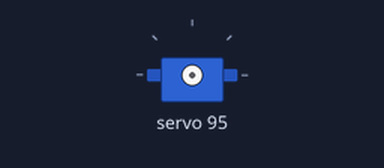
Simulated run of this sketch. Board: ESP32. Shown: servo. What the sketch prints to the serial monitor is not drawn.

Above: at 0.05 s.
At 1.05 s:
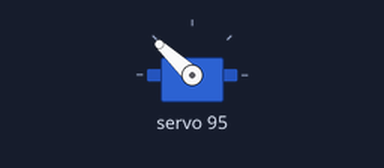
At 2.1 s:
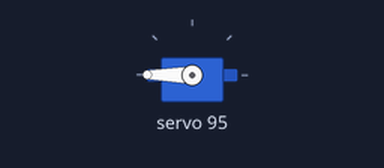
At 4.15 s:
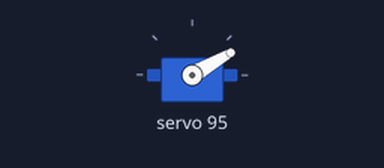
Timing chart, 0 to 6.2 s (numbered marks = the images above):
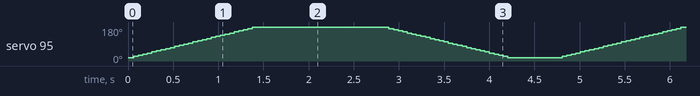

The sketch:

test.ino
```cpp
#include <Wire.h>
#include <Adafruit_PWMServoDriver.h>

// Create PWM driver object with address 0x05 (5 in decimal)
Adafruit_PWMServoDriver pwm = Adafruit_PWMServoDriver(0x45);

// Servo configuration
#define SERVO_CHANNEL 15     // Using channel 12 of PCA9685
#define SERVO_FREQ 50        // Standard 50Hz for servos
#define SERVO_MIN_PULSE 150  // Minimum pulse width (adjust for your servo)
#define SERVO_MAX_PULSE 600  // Maximum pulse width (adjust for your servo)

void setup() {
  Serial.begin(115200);
  Serial.println("ESP32 Servo Control with PCA9685");

  // Initialize I2C and PWM driver
  pwm.begin();
  pwm.setPWMFreq(SERVO_FREQ);

  delay(10);
}

// Function to set servo angle (0-180 degrees)
void setServoAngle(uint8_t channel, int angle) {
  // Map angle to pulse length
  int pulse = map(angle, 0, 180, SERVO_MIN_PULSE, SERVO_MAX_PULSE);
  pwm.setPWM(channel, 0, pulse);
}

void loop() {
  // Move servo from 0 to 180 degrees
  for (int angle = 0; angle <= 180; angle += 5) {
    setServoAngle(SERVO_CHANNEL, angle);
    delay(50);
  }

  delay(500); // Pause at maximum position

  // Move servo from 180 to 0 degrees
  for (int angle = 180; angle >= 0; angle -= 5) {
    setServoAngle(SERVO_CHANNEL, angle);
    delay(50);
  }

  delay(500); // Pause at minimum position
}
```
